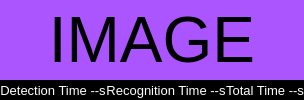
         <widget class="QFrame" name="frame_28">
          <property name="frameShape">
           <enum>QFrame::NoFrame</enum>
          </property>
          <property name="frameShadow">
           <enum>QFrame::Raised</enum>
          </property>
          <layout class="QVBoxLayout" name="verticalLayout_34">
           <property name="spacing">
            <number>0</number>
           </property>
           <property name="leftMargin">
            <number>0</number>
           </property>
           <property name="topMargin">
            <number>0</number>
           </property>
           <property name="rightMargin">
            <number>0</number>
           </property>
           <property name="bottomMargin">
            <number>0</number>
           </property>
           <item>
            <widget class="QLabel" name="imageWidget_Debug">
             <property name="font">
              <font>
               <family>Arial</family>
               <pointsize>48</pointsize>
              </font>
             </property>
             <property name="styleSheet">
              <string notr="true">background-color: rgb(170, 85, 255);</string>
             </property>
             <property name="lineWidth">
              <number>1</number>
             </property>
             <property name="text">
              <string>IMAGE</string>
             </property>
             <property name="alignment">
              <set>Qt::AlignCenter</set>
             </property>
            </widget>
           </item>
           <item>
            <widget class="QFrame" name="timeFrame">
             <property name="maximumSize">
              <size>
               <width>16777215</width>
               <height>20</height>
              </size>
             </property>
             <property name="styleSheet">
              <string notr="true">#detectionTime_debugLabel{
	background-color:black;
	color:white;
}
#recognitionTime_debugLabel{
	background-color:black;
	color:white;
}
#totalTime_debugLabel{
	background-color:black;
	color:white;
}</string>
             </property>
             <property name="frameShape">
              <enum>QFrame::NoFrame</enum>
             </property>
             <property name="frameShadow">
              <enum>QFrame::Raised</enum>
             </property>
             <layout class="QHBoxLayout" name="horizontalLayout_23">
              <property name="spacing">
               <number>0</number>
              </property>
              <property name="leftMargin">
               <number>0</number>
              </property>
              <property name="topMargin">
               <number>0</number>
              </property>
              <property name="rightMargin">
               <number>0</number>
              </property>
              <property name="bottomMargin">
               <number>0</number>
              </property>
              <item>
               <widget class="QLabel" name="detectionTime_debugLabel">
                <property name="font">
                 <font>
                  <family>Arial</family>
                  <pointsize>10</pointsize>
                 </font>
                </property>
                <property name="text">
                 <string>Detection Time --s</string>
                </property>
                <property name="alignment">
                 <set>Qt::AlignCenter</set>
                </property>
               </widget>
              </item>
              <item>
               <widget class="QLabel" name="recognitionTime_debugLabel">
                <property name="font">
                 <font>
                  <family>Arial</family>
                  <pointsize>10</pointsize>
                 </font>
                </property>
                <property name="text">
                 <string>Recognition Time --s</string>
                </property>
                <property name="alignment">
                 <set>Qt::AlignCenter</set>
                </property>
               </widget>
              </item>
              <item>
               <widget class="QLabel" name="totalTime_debugLabel">
                <property name="font">
                 <font>
                  <family>Arial</family>
                  <pointsize>10</pointsize>
                 </font>
                </property>
                <property name="text">
                 <string>Total Time --s</string>
                </property>
                <property name="alignment">
                 <set>Qt::AlignCenter</set>
                </property>
               </widget>
              </item>
             </layout>
            </widget>
           </item>
          </layout>
         </widget>
